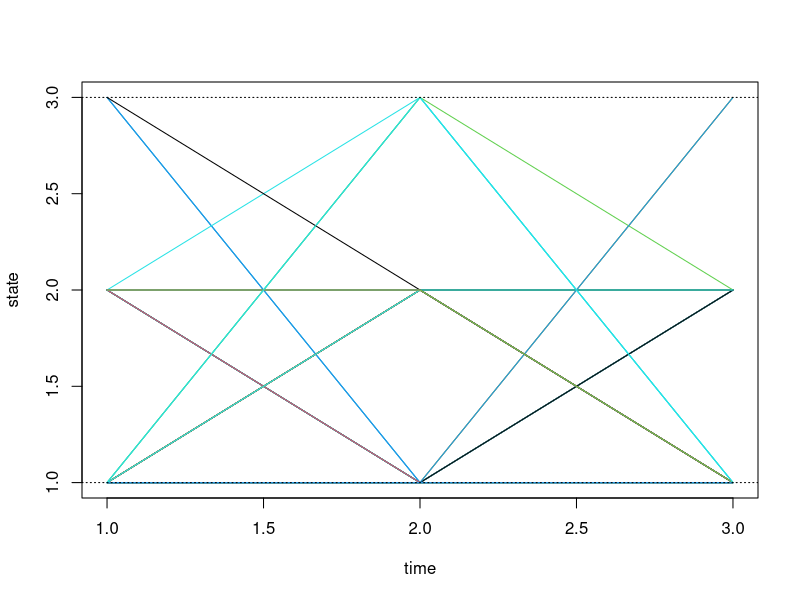

Write R code to recreate this figure.
## ---- chunk 1
P <- t(
  matrix(c(
    0.7, 0.2, 0.1,
    0.4, 0.6, 0.0,
    0, 1, 0
  ), nrow = 3, ncol = 3)
)
P
## ---- chunk 2
# simulate discrete Markov chains according to transition matrix P
run.mc.sim <- function( P, num.iters = 50 ) {
  
  # number of possible states
  num.states <- nrow(P)
  
  # stores the states X_t through time
  states     <- numeric(num.iters)

  # initialize variable for first state 
  states[1]    <- 1

  for(t in 2:num.iters) {
    
    # probability vector to simulate next state X_{t+1}
    p  <- P[states[t-1], ]
    
    ## draw from multinomial and determine state
    states[t] <-  which(rmultinom(1, 1, p) == 1)
  }
  return(states)
}
## ---- chunk 3
num.chains <- 3
num.iterations <- 50
chain.states <- matrix(NA, nrow = num.chains, ncol = num.iterations)
## ---- chunk 4
length(run.mc.sim(P))
## ---- chunk 5
for(i in seq(1, num.chains)) {
  chain.states[i,] <- run.mc.sim(P, num.iterations)
}
## ---- chunk 6
matplot(chain.states, type='l', lty=1, col=1:5, ylab='state', xlab='time')
abline(h=1, lty=3)
abline(h=3, lty=3)
